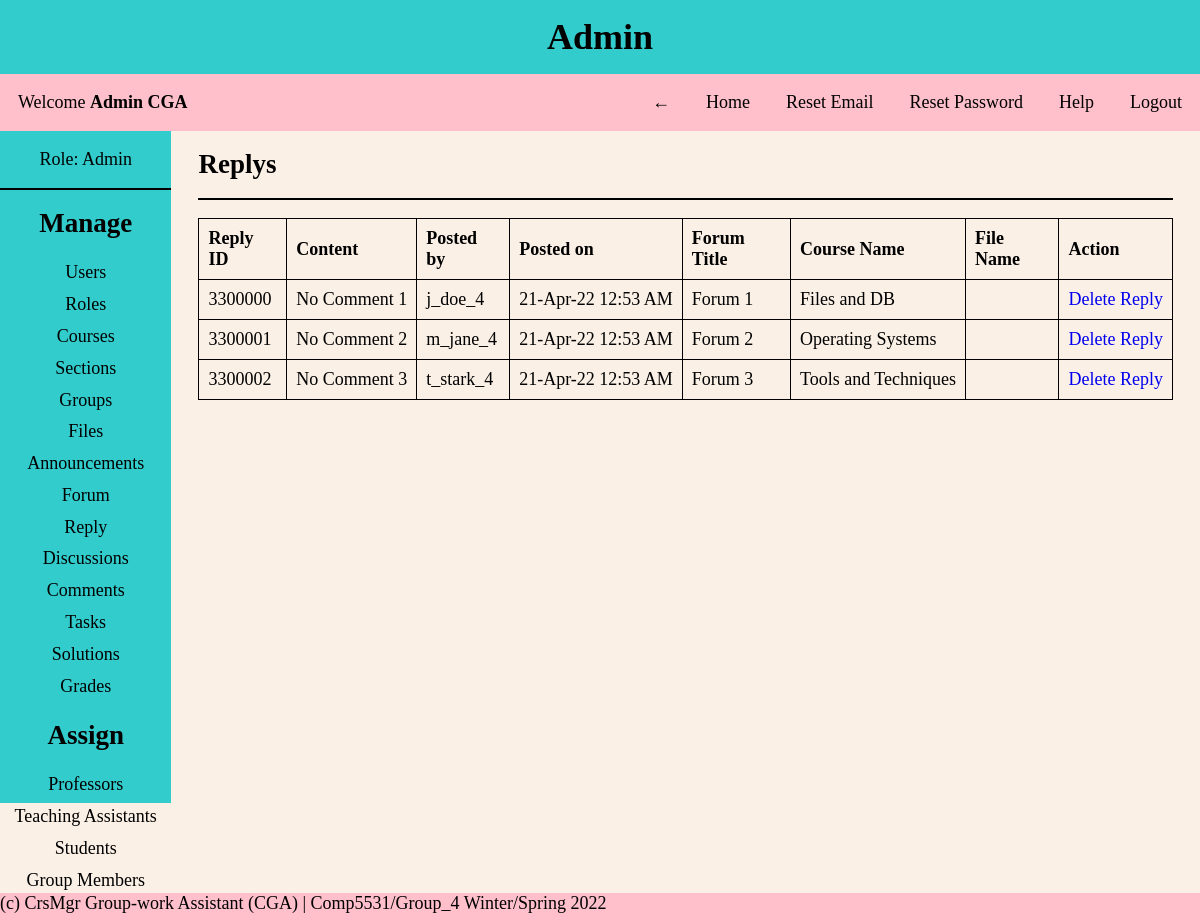
Page /pages/admin.php?page=reply (signed in) on the earlier database version.
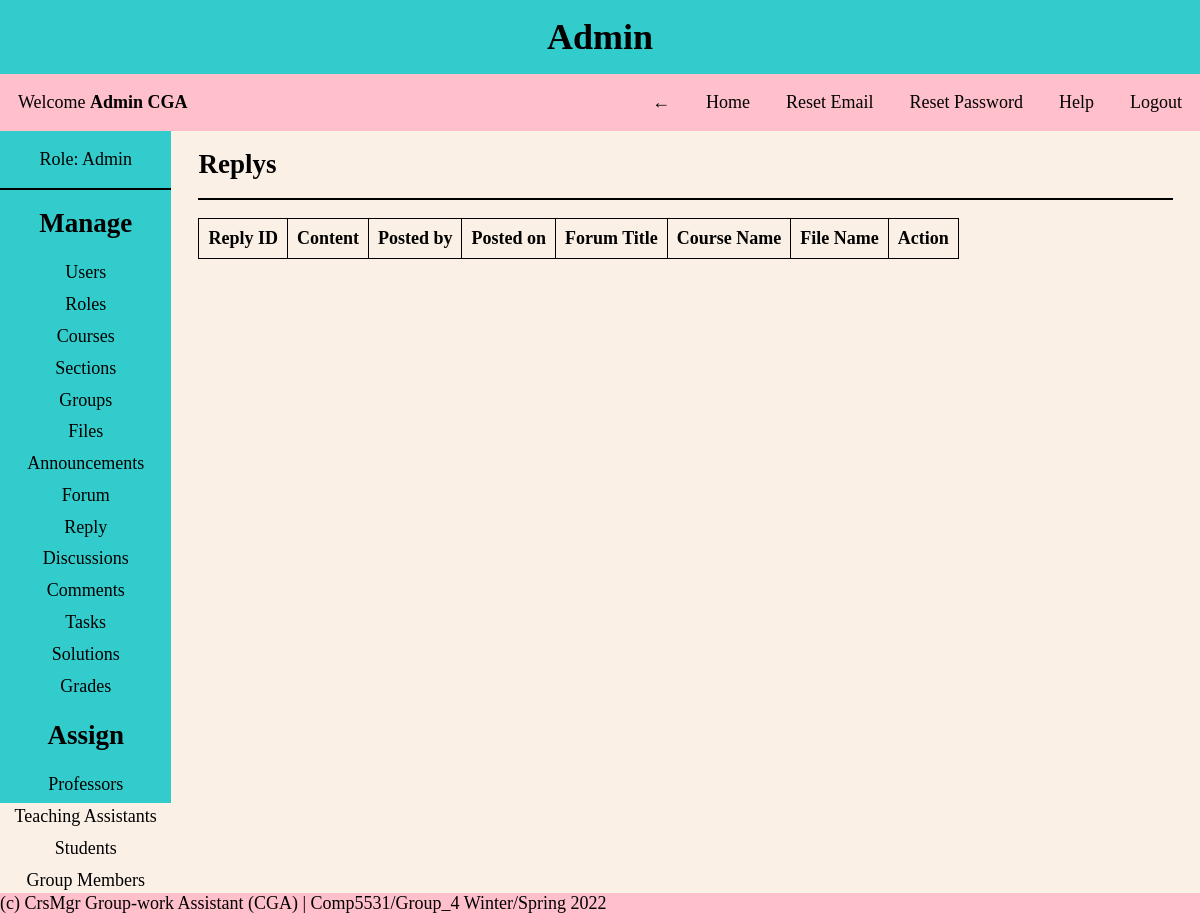
Same page on the later database version.
### tables this page shows
CREATE TABLE Reply
(
  reply_id INT NOT NULL AUTO_INCREMENT PRIMARY KEY,
  reply_content VARCHAR(1024) NOT NULL,
  posted_by_uid INT NOT NULL,
  posted_on DATETIME DEFAULT CURRENT_TIMESTAMP NOT NULL,
  forum_id INT NOT NULL,
  file_id INT,
  FOREIGN KEY (forum_id) REFERENCES Forum(forum_id) ON DELETE CASCADE ON UPDATE CASCADE,
  FOREIGN KEY (file_id) REFERENCES Files(file_id) ON DELETE CASCADE ON UPDATE CASCADE
);

CREATE TABLE Users
(
  user_id INT NOT NULL AUTO_INCREMENT PRIMARY KEY,
  first_name VARCHAR(30) NOT NULL,
  last_name VARCHAR(30) NOT NULL,
  dob DATE NOT NULL,
  email VARCHAR(30) NOT NULL UNIQUE,
  username VARCHAR(30) NOT NULL UNIQUE,
  password VARCHAR(30) NOT NULL,
  created_on DATETIME DEFAULT CURRENT_TIMESTAMP,
  first_login TINYINT NOT NULL,
  role_id INT NOT NULL,
  FOREIGN KEY (role_id) REFERENCES Roles(role_id)
);

CREATE TABLE Forum
(
  forum_id INT NOT NULL AUTO_INCREMENT PRIMARY KEY,
  forum_title VARCHAR(30) NOT NULL,
  forum_content VARCHAR(1024) NOT NULL,
  posted_by_uid INT NOT NULL,
  posted_on DATETIME DEFAULT CURRENT_TIMESTAMP NOT NULL,
  course_id INT NOT NULL,
  file_id INT,
  FOREIGN KEY (course_id) REFERENCES Course(course_id) ON DELETE CASCADE ON UPDATE CASCADE,
  FOREIGN KEY (file_id) REFERENCES Files(file_id) ON DELETE CASCADE ON UPDATE CASCADE
);

CREATE TABLE Course
(
  course_id INT NOT NULL AUTO_INCREMENT PRIMARY KEY,
  course_name VARCHAR(30) NOT NULL UNIQUE,
  course_number INT NOT NULL UNIQUE
);

### helper/functions.php (called while the page is built, shortened)
<?php
function date_convert($date)
{
    $date = strtotime($date);
    return date('d-M-y g:i A', $date);
}

### CRUD/reply.php (the view, shortened to what this page needs)
<div class="content-body">
    <?php
    $query = "SELECT * FROM reply as r
    JOIN forum as f ON f.forum_id = r.forum_id
    JOIN course as c ON c.course_id = f.course_id
    LEFT JOIN files as fl ON fl.file_id = r.file_id
    JOIN users as u ON u.user_id = r.posted_by_uid
    ORDER BY r.reply_id ASC";
    $replys = mysqli_query($conn, $query);
    ?>
    <h2>Replys</h2>
    <hr>
    <table>
        <thead>
            <tr>
                <th>Reply ID</th>
                <th>Content</th>
                <th>Posted by</th>
                <th>Posted on</th>
                <th>Forum Title</th>
                <th>Course Name</th>
                <th>File Name</th>
                <th>Action</th>
            </tr>
        </thead>
        <tbody>
            <?php foreach ($replys as $row) {
                $id = $row['reply_id'];
                $content = $row['reply_content'];
                $posted_by = $row['username'];
                $posted_on = date_convert($row['posted_on']);
                $forum_title = $row['forum_title'];
                $course_name = $row['course_name'];
                $file_id = $row['file_id'];
                $file_name = $row['file_name'];
            ?>
                <tr>
                    <td><?= $id ?></td>
                    <td><?= $content ?></td>
                    <td><?= $posted_by ?></td>
                    <td><?= $posted_on ?></td>
                    <td><?= $forum_title ?></td>
                    <td><?= $course_name ?></td>
                    <td><?= $file_name ?></td>
                    <td><a href="?page=reply&delete_id=<?= $id ?>&file_id=<?= $file_id ?>" onclick="return confirm('Are you sure you want to delete?')">Delete Reply</a></td>
                </tr>
            <?php } ?>
        </tbody>
    </table>
</div>

Differences in the rows shown:
removed reply: reply_id "3300000", reply_content "No Comment 1", users.username "j_doe_4", forum.posted_on "21-Apr-22 12:53 AM", forum.forum_title "Forum 1", course.course_name "Files and DB"
removed reply: reply_id "3300001", reply_content "No Comment 2", users.username "m_jane_4", forum.posted_on "21-Apr-22 12:53 AM", forum.forum_title "Forum 2", course.course_name "Operating Systems"
removed reply: reply_id "3300002", reply_content "No Comment 3", users.username "t_stark_4", forum.posted_on "21-Apr-22 12:53 AM", forum.forum_title "Forum 3", course.course_name "Tools and Techniques"
